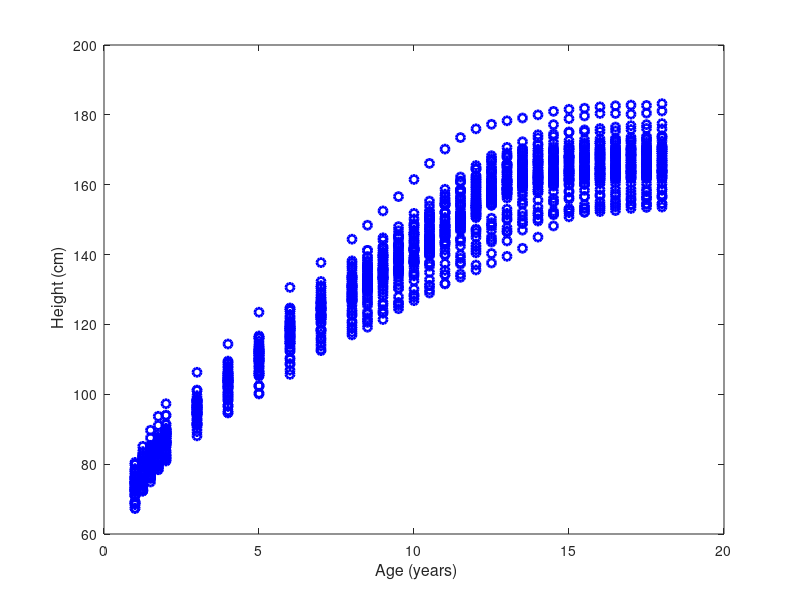

Source code (MATLAB): (Note: this script raises an error after producing the figure.)
%%%  Monotone smoothing of growth data
%  D2x(t) = beta Dx(t)

%  add path to fda functions

addpath('../fdaM')
addpath('Examples/Growth')

%  load growth data

load growth

%% plot the data

agerng = [1,18];

figure(1)
plot(age, hgtfmat, 'bo', 'LineWidth', 2)
xlabel('\fontsize{16} Age (years)')
ylabel('\fontsize{16} Height (cm)')

%% Set up the cell array coefCell for a second order equation 

%  damping coefficient is unconstrained

betanbasis = 7;
betabasis  = create_bspline_basis(agerng, betanbasis);
betafdPar  = fdPar(betabasis);

figure(2)
plot(betabasis)

coefStr1.fun      = betafdPar;
coefStr1.parvec   = zeros(betanbasis,1);
coefStr1.estimate = 1;
coefStr1.coeftype = 'beta';

coefCell    = cell(1);
coefCell{1} = coefStr1;

[coefCell, ntheta] = coefCheck(coefCell);

disp(['ntheta = ',num2str(ntheta)])

%% construct basis for output x(t), multiple knots at times 14 and 15
%  Order 6 spline basis, with three knots at the impact point and 
%  three knots at impact + delta to permit discontinuous first 
%  derivatives at these points

growthbreaks = age;
growthnbasis = 33;
growthbasis  = create_bspline_basis(agerng, growthnbasis);

growthtfine = linspace(1,18,501)';
growthyfine = eval_basis(growthtfine, growthbasis);

XbasisCell = cell(1);
XbasisCell{1} = growthbasis;

%% Set up the cell array modelCell as a second order linear equation

%  The damping coefficient is estimated but the reaction coefficient is 0.

modelCell = cell(1);

modelStr.order = 2;
modelStr.XCell = cell(1);

Xterm1Str.variable   = 1;
Xterm1Str.derivative = 1;
Xterm1Str.ncoef      = 1;
Xterm1Str.factor     = 1;
modelStr.XCell{1}    = Xterm1Str;

modelCell{1} = modelStr;

modelCell = make_Model(XbasisCell, modelCell, coefCell);

%%  Define the cell array containing the data

% igirl = 1;
% igirl = 2;
% igirl = 3;
igirl = 4;

yCell = cell(1);

yStr.argvals = age;
yStr.y       = hgtfmat(:,igirl);

yCell{1} = yStr;

%% An evaluation of the criterion at the initial values

rho = 0.5;  %  light smoothing;

%  this command causes Data2LD to set up and save the tensors

clear functions

[MSE, DMSE] = Data2LD(yCell, XbasisCell, modelCell, coefCell, rho);

%% Optimization of the criterion

%  algorithm constants

dbglev   =  1;    %  debugging level
iterlim  = 50;    %  maximum number of iterations
conv     = [1e-4, 1e-3];  %  convergence criterion

gammavec = 0:8;
rhoVec   = exp(gammavec)./(1+exp(gammavec));
nrho   = length(rhoVec);
dfesave = zeros(nrho,1);
gcvsave = zeros(nrho,1);
MSEsave = zeros(nrho,1);
thesave = zeros(nrho,ntheta);

coefCell_opt = coefCell;

for irho = 1:nrho
    rhoi = rhoVec(irho);
    theta_opti = Data2LD_opt(yCell, XbasisCell, modelCell, coefCell_opt, ...
                             rhoi, conv, iterlim, dbglev);
    coefCell_opti = BAwtvec2cell(theta_opti, coefCell);
    [MSE, DpMSE, D2ppMSE, XfdCell, df, gcv] = ...
              Data2LD(yCell, XbasisCell, modelCell, coefCell_opti, rhoi);
    thesave(irho,:) = theta_opti';
    dfesave(irho)   = df;
    gcvsave(irho)   = gcv;
    MSEsave(irho)   = MSE;
end

% display the optimal parameter values

disp(['Damping   = ',num2str(thesave(9,:))])

% display degrees of freedom and gcv values

disp('    rho      df         gcv')
disp([rhoVec', dfesave, gcvsave])

%% Evaluate the fit for parameter values at highest rho value

irho = 9;

disp(['Girl ',num2str(igirl)])

theta    = thesave(irho,:);
theta(betanbasis) = 0;
coefCell = BAwtvec2cell(theta, coefCell);
rho      = rhoVec(irho);
[MSE, ~, ~, XfdCell, df, gcv, ISE, Var_theta] = ...
                     Data2LD(yCell, XbasisCell, modelCell, coefCell, rho);
disp(['MSE = ', num2str(MSE)])
disp(['df  = ', num2str(df)])
disp(['gcv = ', num2str(gcv)])

betafd   = fd(theta',betabasis);
betafine = eval_fd(growthtfine, betafd);

growthfd     = getfd(XfdCell{1});
growthfine   = eval_fd(growthtfine, growthfd);
Dgrowthfine  = eval_fd(growthtfine, growthfd, 1);
D2growthfine = eval_fd(growthtfine, growthfd, 2);
D2fitfine    = Dgrowthfine.*betafine;

figure(3)
plot(growthtfine, growthfine, 'b-', age, hgtfmat(:,igirl), 'bo', ...
     'LineWidth', 2)
axis([1,18,70,170])
xlabel('\fontsize{16} Time (years)')
ylabel('\fontsize{16} height (cm)')
title(['\fontsize{16} Girl ',num2str(igirl), ...
       ',  Std. Error = ',num2str(round(sqrt(gcv),2)),' cm'])

figure(4)
plot(1:ntheta, theta', 'bo-')
xlabel('\fontsize{16} Parameter number')
ylabel('\fontsize{16} Parameter')

stderr = sqrt(diag(Var_theta));
figure(5)
plot(1:ntheta, theta', 'bo-', ...
     1:ntheta, theta' + 2*stderr, 'r--', ...
     1:ntheta, theta' - 2*stderr, 'r--')
xlabel('\fontsize{16} Parameter number')
ylabel('\fontsize{16} Parameter')
 
figure(6)
plot(growthtfine, D2growthfine, 'b-', growthtfine, D2fitfine, 'b--', ...
     [1,18], [0,0], 'b:', 'LineWidth', 2)
axis([1,18,-7,2])
xlabel('\fontsize{16} Time (years)')
ylabel('\fontsize{16} Height acceleration (cm/yr^2)')


%%  plot the evolution of the parameters over the values of rho

figure(7)
plot(rhoVec, thesave, 'bo-', 'LineWidth', 2)
xlabel('\fontsize{16} \rho')
ylabel('\fontsize{16} parameter \beta_0')

